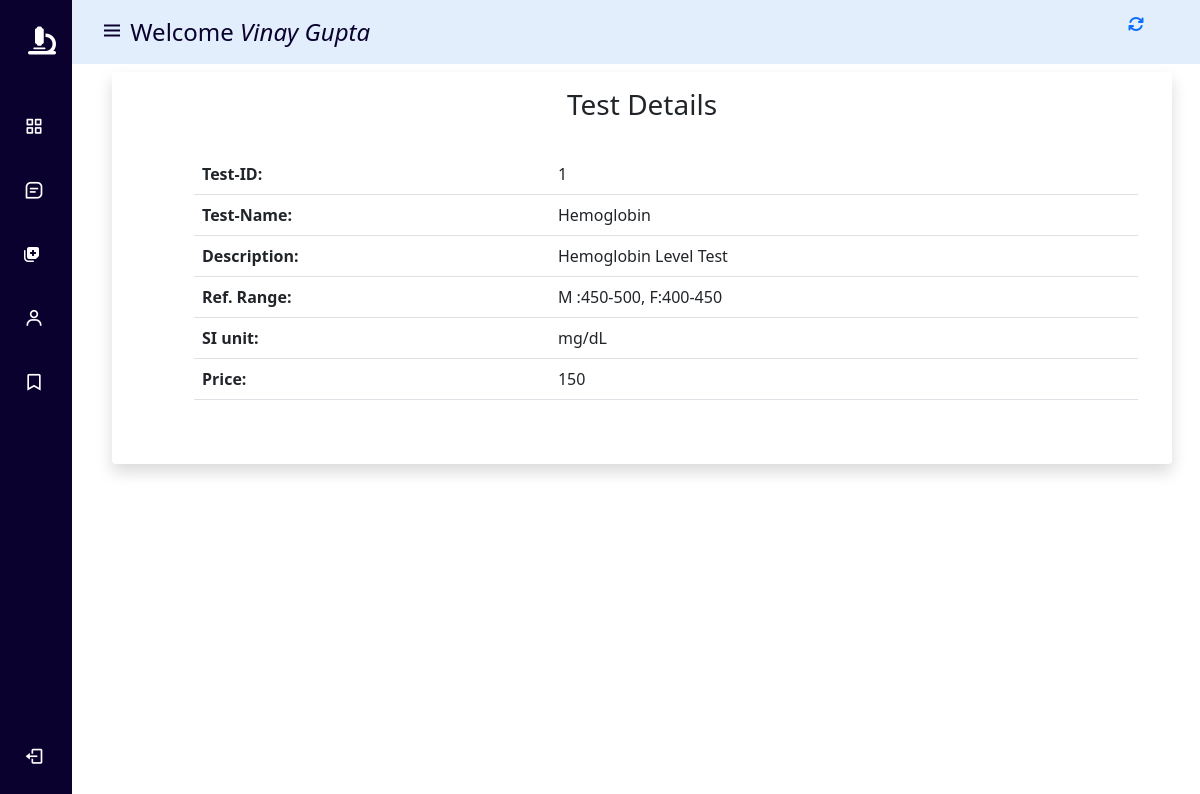
Page /client/index.php?page=viewtest&id=1 (signed in) on the committed database.
### tables this page shows
CREATE TABLE `users` (
  `id` int(50) NOT NULL,
  `name` varchar(250) NOT NULL,
  `email` varchar(200) NOT NULL,
  `contact` decimal(10,0) NOT NULL,
  `username` text NOT NULL,
  `password` text NOT NULL,
  `avatar` text DEFAULT 'login.png'
);

CREATE TABLE `test_list` (
  `test_id` int(30) NOT NULL,
  `name` varchar(50) NOT NULL,
  `description` varchar(200) NOT NULL,
  `ref.range` varchar(25) NOT NULL,
  `unit` varchar(10) NOT NULL,
  `price` varchar(5) NOT NULL DEFAULT '0',
  `status` tinyint(1) NOT NULL DEFAULT 1,
  `delete_flag` tinyint(1) NOT NULL DEFAULT 0,
  `date_created` datetime NOT NULL DEFAULT current_timestamp(),
  `date_updated` datetime DEFAULT NULL ON UPDATE current_timestamp()
);

### client/pages/viewtest.php (the view, shortened to what this page needs)
<?php
                $id1=$_GET['id'];
                  $insertQuery = "SELECT * from `test_list` where test_id='$id1'";
                  $result = $conn->query($insertQuery);
                  $row = $result->fetch_assoc();
                  ?>
<div class="container-fluid mt-4 p-3" style="max-width:1000px;">
    <div class="container">
       <h3 class="text-center">Test Details</h3>
    </div>
    <div class="container-fluid pb-4" style="float:left;">
        <table class="table table-responsive table-lg m-4 ">
            <tr><th>Test-ID:</th><td><?php echo $row['test_id']?></td></tr>
            <tr><th>Test-Name:</th><td><?php echo $row['name']?></td></tr>
            <tr><th>Description:</th><td><?php echo $row['description']?></td></tr>
            <tr><th>Ref. Range:</th><td><?php echo $row['ref.range']?></td></tr>
            <tr><th>SI unit:</th><td><?php echo $row['unit']?></td></tr>
            <tr><th>Price:</th><td><?php echo $row['price']?></td></tr>
        </table>
    </div>
    <div class="container">
    </div>
</div>

### client/pages/navigation.php (shortened to what this page needs)
<?php
$insertQuery = "SELECT * from `users` where username='$_SESSION[username]'";
$result = $conn->query($insertQuery);
$row = $result->fetch_assoc();
?>
<body id="body-pd">
    <header class="header" id="header">
        <div class="header_toggle mr-5"> <i class='bx bx-menu' id="header-toggle"></i>
        <span class="wel ml-4">Welcome <i><?php echo $row['name']; ?></i></span>
        </div>
        <div class="notification" >
            <div class="row">
              <div class="col-4 mt-2"> <a href=""  onclick="location.reload();" ><i class="fa fa-refresh" aria-hidden="true"></i></a>
              </div>
               <div class="col-8">
               </div>
            </div>
        </div>
    </header>
    <div class="l-navbar" id="nav-bar" style="min-width:72px">
        <nav class="nav dark-navbar">
            <div>
                <div class="nav_logo text-white"><h3> <i class='fa fa-microscope mx-1'></i></h3>
                <span class="nav_logo-name"><h3>PathLab</h3></span> </div>
                <div class="nav_list">
                    <a href="./" class="nav_link" style="text-decoration:none;">
                    <i class='bx bx-grid-alt nav_icon'></i>
                    <span class="nav_name">Dashboard</span> </a>
                    <a href="?page=appointment" class="nav_link" style="text-decoration:none;">
                      <i class='bx bx-message-square-detail nav_icon'></i>
                       <span class="nav_name">Appointments</span> </a>
                    <a href="?page=tests" class="nav_link" style="text-decoration:none;">
                    <i class="fa-solid fa-notes-medical"></i>
                    <span class="nav_name">Test Details</span> </a>
                    <a href="?page=patient" class="nav_link" style="text-decoration:none;">
                    <i class='bx bx-user nav_icon'></i>
                     <span class="nav_name">Patients</span> </a>
                        <a href="?page=report" class="nav_link" style="text-decoration:none;">
                         <i class='bx bx-bookmark nav_icon'></i>
                        <span class="nav_name">Reports & Bill</span> </a>
                </div>
            </div>                <a href class="nav_link" style="text-decoration:none;" data-bs-toggle="modal" data-bs-target="#logout"> <i class='bx bx-log-out nav_icon'></i> <span class="nav_name">Sign Out</span>
                </a>
        </nav>
    </div>
   </body>

### client/css/index.css (style rules this page uses)
:root { --header-height: 3rem;--nav-width: 68px;--first-color: #0a012e;--first-color-light: #afa5d9;--white-color: #F7F6FB;--body-font: 'Nunito', sans-serif;--normal-font-size: 1rem;--z-fixed: 100 }
*,::before,::after { box-sizing: border-box }
body { position: relative;margin: var(--header-height) 0 0 0;padding: 0 1rem;font-family: var(--body-font);font-size: var(--normal-font-size);transition: .5s }
a { text-decoration: none }
.header { width: 100%;height: var(--header-height);position: fixed;top: 0;left: 0;display: flex;align-items: center;justify-content: space-between;padding: 0 1rem;background-color:hwb(213 89% 1%);z-index: var(--z-fixed);transition: .5s }
.header_toggle { color: var(--first-color);font-size: 1.5rem;cursor: pointer }
.l-navbar { position: fixed;top: 0;left: -30%;width: var(--nav-width);height: 100vh;background-color: var(--first-color);padding: .5rem 1rem 0 0;transition: .5s;z-index: var(--z-fixed) }
.nav { height: 100%;display: flex;flex-direction: column;justify-content: space-between;overflow: hidden }
.nav_logo, .nav_link { display: grid;grid-template-columns: max-content max-content;align-items: center;column-gap: 1rem; padding: .5rem 0 .5rem 1.5rem }
.nav_logo { margin-bottom: 2rem }
.nav_link { position: relative;color:white;margin-bottom: 1.5rem;transition: .3s; }
.nav_icon { font-size: 1.25rem }
@media screen and (min-width: 768px) { body { margin: calc(var(--header-height) + 1rem) 0 0 0;padding-left: calc(var(--nav-width) + 2rem) } }
@media screen and (min-width: 768px) { .header { height: calc(var(--header-height) + 1rem);padding: 0 2rem 0 calc(var(--nav-width) + 2rem) } }
@media screen and (min-width: 768px) { .l-navbar { left: 0;padding: 1rem 1rem 0 0 } }

### rows in the picture
users: name "Vinay Gupta"
test_list: test_id "1", name "Hemoglobin", description "Hemoglobin Level Test", range "M :450-500, F:400-450", unit "mg/dL", price "150"
